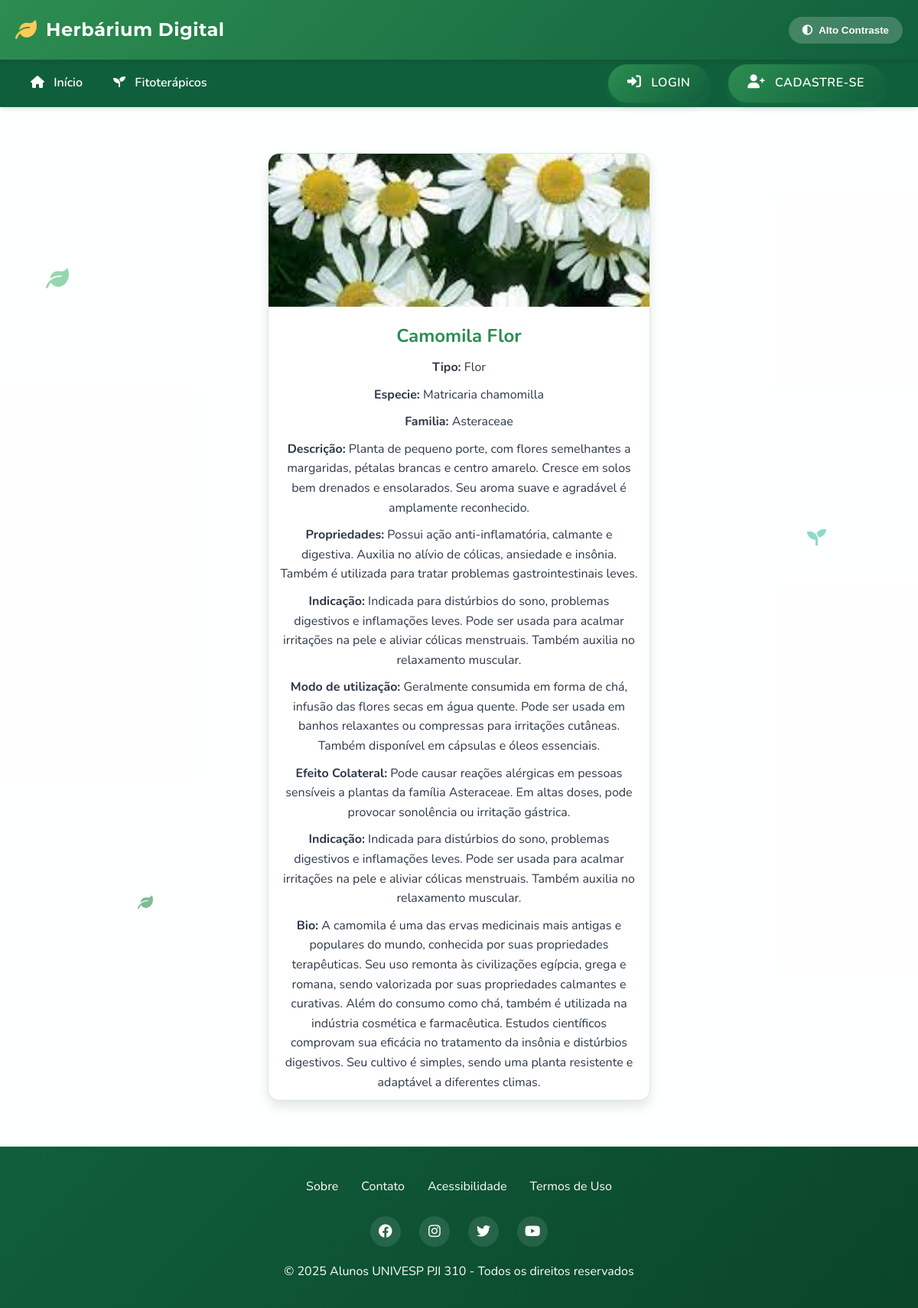
The app's page /fitoterapico/11/ with its own data.
### fitoterapico/models.py (models this page shows, shortened)
class Fitoterapico(models.Model):
    id = models.AutoField(primary_key=True)
    nome = models.CharField(max_length=100)
    tipo = models.ForeignKey(Tipo, on_delete=models.PROTECT, related_name='fitoterapico_tipo')
    especie = models.CharField(max_length=100)
    familia = models.CharField(max_length=100, blank=True, null=True)
    descricao = models.TextField()
    propriedades = models.TextField()
    indicacao = models.TextField()
    modo_uso = models.TextField()
    dosagem = models.CharField(max_length=100, blank=True, null=True)
    efeito_colateral = models.TextField(blank=True, null=True)
    preco = models.FloatField(blank=True, null=True)
    foto = models.ImageField(upload_to='fitoterapico/', blank=True, null=True)
    bio = models.TextField(blank=True, null=True)

class Tipo(models.Model):
    id = models.AutoField(primary_key=True)
    nome = models.CharField(max_length=200)
    def __str__(self):
        return self.nome

### fitoterapico/views.py (the view)
# urls.py: path('fitoterapico/<int:pk>/', FitoterapicoDetailView.as_view(), name='fitoterapico_detail'),
class FitoterapicoDetailView(DetailView):
    model = Fitoterapico
    template_name = 'fitoterapico_detail.html'

### fitoterapico/templates/fitoterapico_detail.html (shortened to what this page needs)
{% extends "base.html" %}
{% block content %}
  <div class="fitoterapico-card">
    {% if object.foto %}
      <img src="{{ object.foto.url }}" alt="{{ object.nome }} - {{ object.tipo }}" loading="lazy">
    {% else %}
        <p class="no-foto">Imagem não disponível</p>
    {% endif %}
      <h2>{{ object.nome }} {{ object.tipo }}</h2>
      <p><strong>Tipo:</strong> {{ object.tipo }}</p>
      <p><strong>Especie:</strong> {{ object.especie }}</p>
      <p><strong>Familia:</strong> {{ object.familia }}</p>
      <p><strong>Descrição:</strong> {{ object.descricao }}</p>
      <p><strong>Propriedades:</strong> {{ object.propriedades }}</p>
      <p><strong>Indicação:</strong> {{ object.indicacao }}</p>
      <p><strong>Modo de utilização:</strong> {{ object.modo_uso }}</p>
      <p><strong>Efeito Colateral:</strong> {{ object.efeito_colateral }}</p>
      <p><strong>Indicação:</strong> {{ object.indicacao }}</p>
      {% if object.bio %}
        <p><strong>Bio:</strong> {{ object.bio }}</p>
      {% endif %}
  </div>
{% endblock %}

### app/templates/base.html (style rules this page uses)
:root { --primary-color: #2c8d50; --primary-light: #4eba79; --primary-dark: #105f3c; --secondary-color: #3dc2a6; --accent-color: #ffca55; --danger-color: #e53e3e; --warning-color: #ffca55; --text-light: #ffffff; --text-dark: #2d3748; --text-muted: #718096; --background-light: #f7fafc; --background-card: #ffffff; --border-radius: 12px; --box-shadow: 0 10px 15px -3px rgba(0, 0, 0, 0.1), 0 4px 6px -2px rgba(0, 0, 0, 0.05); --transition: all 0.3s cubic-bezier(0.25, 0.8, 0.25, 1); }
* { margin: 0; padding: 0; box-sizing: border-box; }
body { font-family: 'Nunito', sans-serif; background-color: var(--background-light); color: var(--text-dark); line-height: 1.6; transition: var(--transition); }

### fitoterapico/templates/fitoterapico_detail.html (style rules this page uses)
body { background-image: url('https://images.unsplash.com/photo-1584308666744-24d5c474f2ae?ixlib=rb-4.0.3&ixid=M3wxMjA3fDB8MHxwaG90by1wYWdlfHx8fGVufDB8fHx8fA%3D%3D&auto=format&fit=crop&w=2830&q=80'); background-size: cover; background-attachment: fixed; background-position: center; position: relative; }
body::before { content: ""; position: absolute; top: 0; left: 0; width: 100%; height: 100%; background-color: rgba(255, 255, 255, 0.85); z-index: -1; }
.fitoterapico-card { background-color: rgba(255, 255, 255, 0.9); box-shadow: 0 8px 15px rgba(0, 0, 0, 0.1); border-radius: 15px; overflow: hidden; text-align: center; transition: all 0.3s ease; max-width: 500px; margin: 20px auto 0; margin-bottom: 20px; border: 1px solid rgba(44, 141, 80, 0.2); position: relative; z-index: 1; }
.fitoterapico-card img { width: 100%; height: 200px; object-fit: cover; }
.fitoterapico-card h2 { font-size: 1.5rem; margin: 10px; color: var(--primary-color); }
.fitoterapico-card p { font-size: 1rem; margin-bottom: 10px; padding: 0 15px; }

### records on screen
Fitoterapico: foto (picture), nome "Camomila", tipo "Flor", especie "Matricaria chamomilla", familia "Asteraceae", descricao "Planta de pequeno porte, com flores semelhantes a margaridas, pétalas brancas e centro amarelo. Cresce em solos bem drenados e ensolarados. Seu aroma suave e agradável é amplamente reconhecido.", propriedades "Possui ação anti-inflamatória, calmante e digestiva. Auxilia no alívio de cólicas, ansiedade e insônia. Também é utilizada para tratar problemas gastrointestinais leves.", indicacao "Indicada para distúrbios do sono, problemas digestivos e inflamações leves. Pode ser usada para acalmar irritações na pele e aliviar cólicas menstruais. Também auxilia no relaxamento muscular.", modo_uso "Geralmente consumida em forma de chá, infusão das flores secas em água quente. Pode ser usada em banhos relaxantes ou compressas para irritações cutâneas. Também disponível em cápsulas e óleos essenciais.", efeito_colateral "Pode causar reações alérgicas em pessoas sensíveis a plantas da família Asteraceae. Em altas doses, pode provocar sonolência ou irritação gástrica.", bio "A camomila é uma das ervas medicinais mais antigas e populares do mundo, conhecida por suas propriedades terapêuticas. Seu uso remonta às civilizações egípcia, grega e romana, sendo valorizada por suas propriedades calmantes e curativas. Além do consumo como chá, também é utilizada na indústria cosmética e farmacêutica. Estudos científicos comprovam sua eficácia no tratamento da insônia e distúrbios digestivos. Seu cultivo é simples, sendo uma planta resistente e adaptável a diferentes climas."
